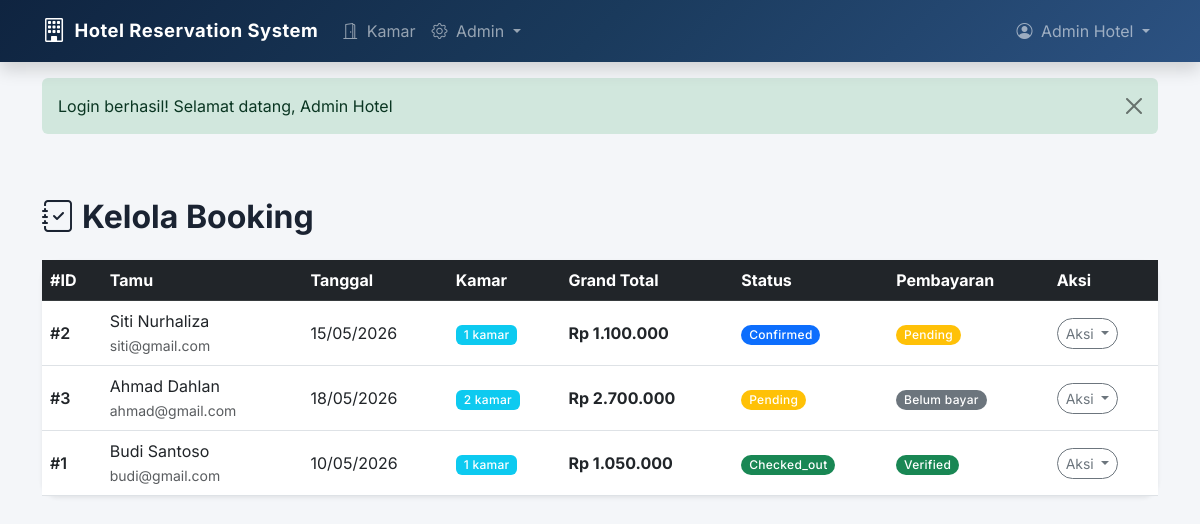
Screenshot of /public/admin/bookings (signed in) with the database file from the repository.
### tables this page shows
CREATE TABLE booking_h (
    id_booking      INT AUTO_INCREMENT PRIMARY KEY,
    tanggal_booking DATE NOT NULL,
    id_user         INT NOT NULL,
    grand_total     DECIMAL(15,2) DEFAULT 0,
    status_booking  ENUM('pending', 'confirmed', 'checked_in', 'checked_out', 'cancelled') DEFAULT 'pending',
    created_at      DATETIME DEFAULT CURRENT_TIMESTAMP,
    
     
    CONSTRAINT fk_booking_user 
        FOREIGN KEY (id_user) REFERENCES users(id_user)
        ON DELETE RESTRICT ON UPDATE CASCADE
);

CREATE TABLE users (
    id_user     INT AUTO_INCREMENT PRIMARY KEY,
    nama        VARCHAR(100) NOT NULL,
    email       VARCHAR(100) NOT NULL UNIQUE,
    password    VARCHAR(255) NOT NULL,
    role        ENUM('user', 'admin') DEFAULT 'user',
    created_at  DATETIME DEFAULT CURRENT_TIMESTAMP
);

### app/controllers/BookingController.php (called while the page is built, shortened)
<?php
class BookingController extends Controller
{
    public function adminIndex()
    {
        $bookingModel = $this->model('Booking');
        $bookings = $bookingModel->getAllBookings();
        $this->view('admin/bookings', ['bookings' => $bookings]);
    }
}

### public/index.php (called while the page is built, shortened)
<?php
require_once __DIR__ . '/../app/core/Database.php';
require_once __DIR__ . '/../app/core/App.php';
require_once __DIR__ . '/../app/core/Controller.php';
App::run();

### app/core/Database.php (called while the page is built, shortened)
<?php
class Database
{
    private static $instance = null;
    private $pdo;
    private $stmt;
    private function __construct()
    {
        $dsn = 'mysql:host=' . DB_HOST . ';dbname=' . DB_NAME . ';charset=utf8mb4';
        $options = [
            PDO::ATTR_ERRMODE            => PDO::ERRMODE_EXCEPTION,
            PDO::ATTR_DEFAULT_FETCH_MODE => PDO::FETCH_OBJ,
            PDO::ATTR_EMULATE_PREPARES   => false,
        ];
        try {
            $this->pdo = new PDO($dsn, DB_USER, DB_PASS, $options);
        } catch (PDOException $e) {
            die('Koneksi database gagal: ' . $e->getMessage());
        }
    }
    public static function getInstance()
    {
        if (self::$instance === null) {
            self::$instance = new self();
        }
        return self::$instance;
    }
    public function query($sql)
    {
        $this->stmt = $this->pdo->prepare($sql);
        return $this;
    }
    public function bind($param, $value, $type = null)
    {
        if (is_null($type)) {
            switch (true) {
                case is_int($value):    $type = PDO::PARAM_INT;  break;
            }
        }
        $this->stmt->bindValue($param, $value, $type);
        return $this;
    }
    public function execute()
    {
        return $this->stmt->execute();
    }
    public function resultSet()
    {
        $this->execute();
        return $this->stmt->fetchAll();
    }
}

### app/models/Booking.php (called while the page is built, shortened)
<?php
class Booking
{
    private $db;
    public function __construct()
    {
        $this->db = Database::getInstance();
    }
    public function getAllBookings()
    {
        $this->db->query("SELECT DISTINCT bh.id_booking, bh.tanggal_booking,
                            u.nama, u.email, bh.grand_total, bh.status_booking,
                            COALESCE(p.status_verifikasi, 'belum bayar') as status_pembayaran,
                            (SELECT COUNT(*) FROM booking_d WHERE id_booking = bh.id_booking) as jumlah_kamar,
                            bh.created_at
                          FROM booking_h bh
                          JOIN users u ON bh.id_user = u.id_user
                          LEFT JOIN payments p ON bh.id_booking = p.id_booking
                          ORDER BY bh.created_at DESC");
        return $this->db->resultSet();
    }
}

### app/views/admin/bookings.php (the view, shortened to what this page needs)
<?php require_once __DIR__ . '/../layouts/header.php'; ?>
<?php require_once __DIR__ . '/../layouts/navbar.php'; ?>
<div class="container py-5">
    <h2 class="fw-bold mb-4"><i class="bi bi-journal-check me-2"></i>Kelola Booking</h2>
    <div class="card border-0 shadow-sm rounded-4">
        <div class="card-body p-0">
            <div class="table-responsive">
                <table class="table table-hover align-middle mb-0">
                    <thead class="table-dark">
                        <tr>
                            <th>#ID</th>
                            <th>Tamu</th>
                            <th>Tanggal</th>
                            <th>Kamar</th>
                            <th>Grand Total</th>
                            <th>Status</th>
                            <th>Pembayaran</th>
                            <th>Aksi</th>
                        </tr>
                    </thead>
                    <tbody>
                        <?php if (empty($bookings)): ?>
                        <tr><td colspan="8" class="text-center text-muted py-4">Belum ada data booking.</td></tr>
                        <?php else: ?>
                        <?php foreach ($bookings as $b): ?>
                        <tr>
                            <td class="fw-semibold">#<?= $b->id_booking ?></td>
                            <td>
                                <?= htmlspecialchars($b->nama) ?>
                                <br><small class="text-muted"><?= $b->email ?></small>
                            </td>
                            <td><?= date('d/m/Y', strtotime($b->tanggal_booking)) ?></td>
                            <td><span class="badge bg-info"><?= $b->jumlah_kamar ?> kamar</span></td>
                            <td class="fw-bold">Rp <?= number_format($b->grand_total, 0, ',', '.') ?></td>
                            <td>
                                <?php
                                $sc = match($b->status_booking) {
                                    'pending' => 'warning', 'confirmed' => 'primary',
                                    'checked_in' => 'info', 'checked_out' => 'success',
                                    'cancelled' => 'danger', default => 'secondary'
                                };
                                ?>
                                <span class="badge bg-<?= $sc ?> rounded-pill"><?= ucfirst($b->status_booking) ?></span>
                            </td>
                            <td>
                                <?php
                                $pc = match($b->status_pembayaran) {
                                    'verified' => 'success', 'pending' => 'warning',
                                    'rejected' => 'danger', default => 'secondary'
                                };
                                ?>
                                <span class="badge bg-<?= $pc ?> rounded-pill"><?= ucfirst($b->status_pembayaran) ?></span>
                            </td>
                            <td>
                                <div class="dropdown">
                                    <button class="btn btn-sm btn-outline-secondary dropdown-toggle rounded-pill" data-bs-toggle="dropdown">
                                        Aksi
                                    </button>
                                </div>
                            </td>
                        </tr>
                        <?php endforeach; ?>
                        <?php endif; ?>
                    </tbody>
                </table>
            </div>
        </div>
    </div>
</div>
<?php require_once __DIR__ . '/../layouts/footer.php'; ?>

### app/core/App.php (shortened to what this page needs)
<?php
class App
{
    private static $routes = [];
    public static function get($path, $action)
    {
        self::$routes['GET'][$path] = $action;
    }
    public static function post($path, $action)
    {
        self::$routes['POST'][$path] = $action;
    }
    public static function run()
    {
        $url = isset($_GET['url']) ? '/' . trim($_GET['url'], '/') : '/';
        $method = $_SERVER['REQUEST_METHOD'];
        if (isset(self::$routes[$method])) {
            foreach (self::$routes[$method] as $route => $action) {
                $pattern = preg_replace('/\{([a-zA-Z]+)\}/', '(\d+)', $route);
                $pattern = '#^' . $pattern . '$#';
                if (preg_match($pattern, $url, $matches)) {
                    array_shift($matches);
                    list($controllerName, $methodName) = explode('@', $action);
                    $controllerFile = __DIR__ . '/../controllers/' . $controllerName . '.php';
                    if (file_exists($controllerFile)) {
                        $controller = new $controllerName();
                        call_user_func_array([$controller, $methodName], $matches);
                        break;
                    }
                }
            }
        }
    }
}

### public/css/style.css (style rules this page uses)
:root { --primary: #1a3a5c; --primary-light: #2c5282; --primary-dark: #0f2440; --accent: #c9a84c; --accent-light: #e8d5a3; --success: #2d9f5c; --bg-light: #f4f6f9; --text-dark: #1a2332; --text-muted: #6b7a8d; --card-shadow: 0 2px 16px rgba(26, 58, 92, 0.08); --transition: all 0.3s ease; }
body { font-family: 'Inter', -apple-system, BlinkMacSystemFont, sans-serif; background-color: var(--bg-light); color: var(--text-dark); }
.table-dark { background: linear-gradient(135deg, var(--primary-dark), var(--primary)) !important; }
.card { border-radius: 1rem; }
.rounded-4 { border-radius: 1rem !important; }
.badge { font-weight: 500; letter-spacing: 0.3px; }

### rows the page displays
booking_h: id_booking "2", id_user.nama "Siti Nurhaliza", id_user.email "siti@gmail.com", tanggal_booking "15/05/2026", jumlah_kamar "1", grand_total "1.100.000", status_booking "Confirmed", status_pembayaran "Pending"
booking_h: id_booking "3", id_user.nama "Ahmad Dahlan", id_user.email "ahmad@gmail.com", tanggal_booking "18/05/2026", jumlah_kamar "2", grand_total "2.700.000", status_booking "Pending", status_pembayaran "Belum bayar"
booking_h: id_booking "1", id_user.nama "Budi Santoso", id_user.email "budi@gmail.com", tanggal_booking "10/05/2026", jumlah_kamar "1", grand_total "1.050.000", status_booking "Checked_out", status_pembayaran "Verified"
